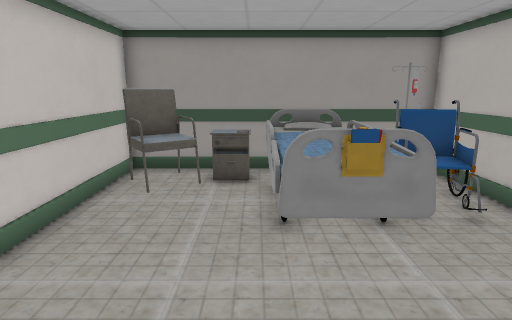
[1] (above)

12 first-person views from a walk through a 3-D level made in the Godot game engine. The camera is 1.5 m above the floor, tilts 12° down and sees 75° across. The floor is counted in squares, 0.5 m on a side. Each view is taken from the middle of a square. On the plan, view 1 faces up. The plan holds only what a view shows up to about 20 squares ahead; the rest is blank. Door leaves are left out where a doorway can be walked through. Some surface patterns are stand-ins.

[2]
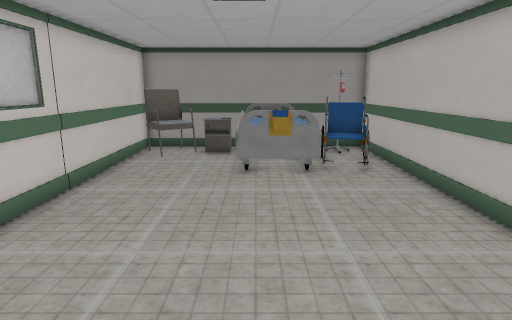

[3]
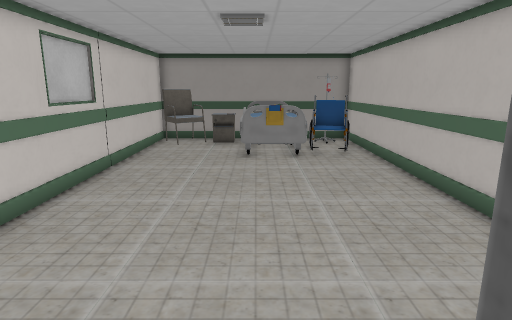

[4]
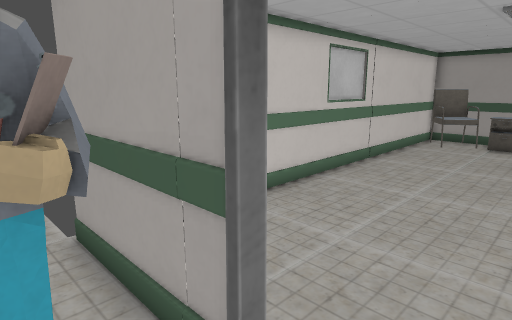

[5]
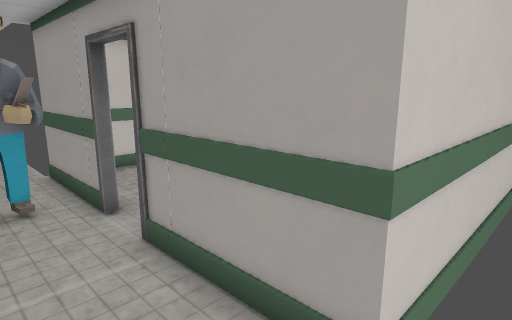

[6]
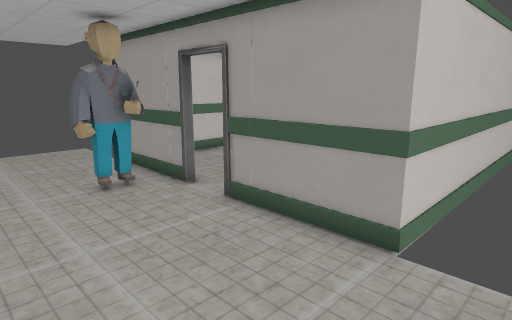

[7]
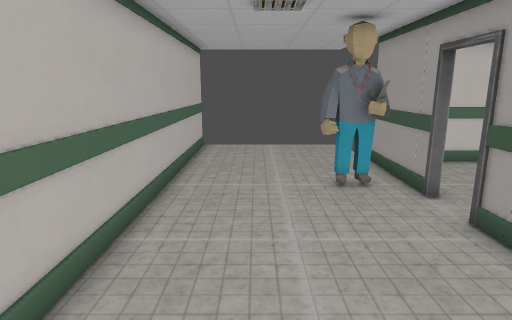

[8]
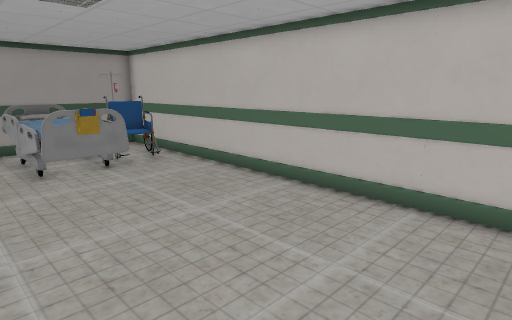

[9]
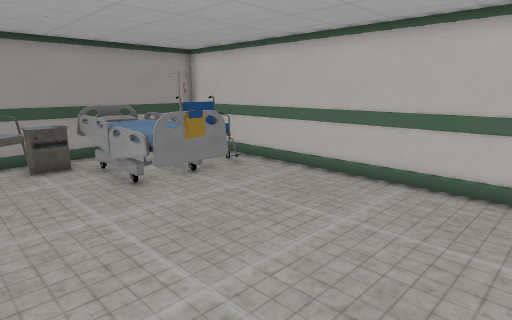

[10]
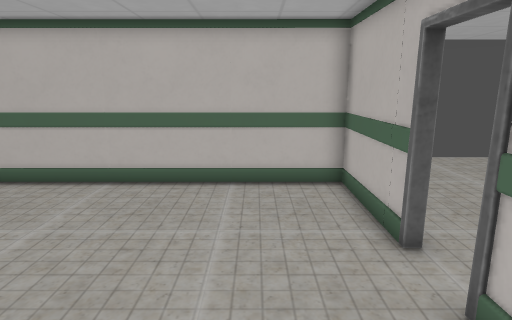

[11]
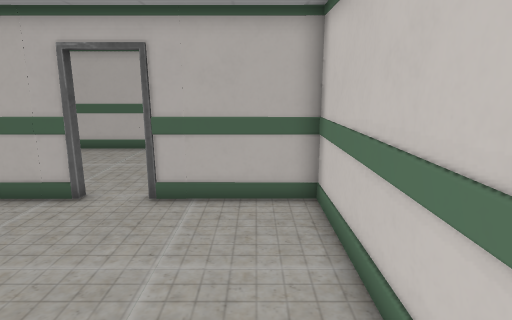

[12]
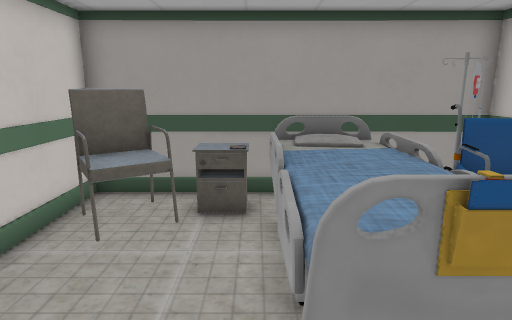

### Floor plan
Key: @ floor where view 1 was taken; # wall or solid block; . floor; D open door; = window, fence, low wall or low ledge; ^ raised ledge; T thing the floor can be seen under or through.
Columns run from 9 left of view 1 to 10 right of it. Each row starts with its distance up from view 1.
 12       #########
 11     ####^^=^^.#
 10     ##^^ =^^^###
  9     #.^=.=^^^^^#
  8     #....=^^^^^#
  7     #....=^^^..#
  6     #....=^^^..#
  5     #.....==#..#
  4     #..........#
  3     #..........#
  2     #..........#
  1     #..........#
  0     #....@.....#
 -1     #..........#
 -2     #..........#
 -3     #..........#
 -4     #..........#
 -5     #..........#
 -6     #..........##
 -7     #####DD######
 -8 .......TT.........
 -9 .......TT.........
-10 .......TT.........
-11 ...................
-12 ............... ....
-13 ...............  ...
-14 ...............
-15 ################

Where each view was taken, in squares from view 1:
view 1: 0 up, 0 right, facing up
view 2: 5 down, 1 right, facing up
view 3: 8 down, 1 right, facing up
view 4: 9 down, 2 right, facing up-left
view 5: 10 down, 8 right, facing up-left
view 6: 13 down, 9 right, facing up-left
view 7: 12 down, 9 right, facing left
view 8: 6 down, 2 left, facing up-right
view 9: 3 down, 4 left, facing up-right
view 10: 4 down, 4 left, facing right
view 11: 2 up, 3 left, facing down
view 12: 3 up, 0 right, facing up
